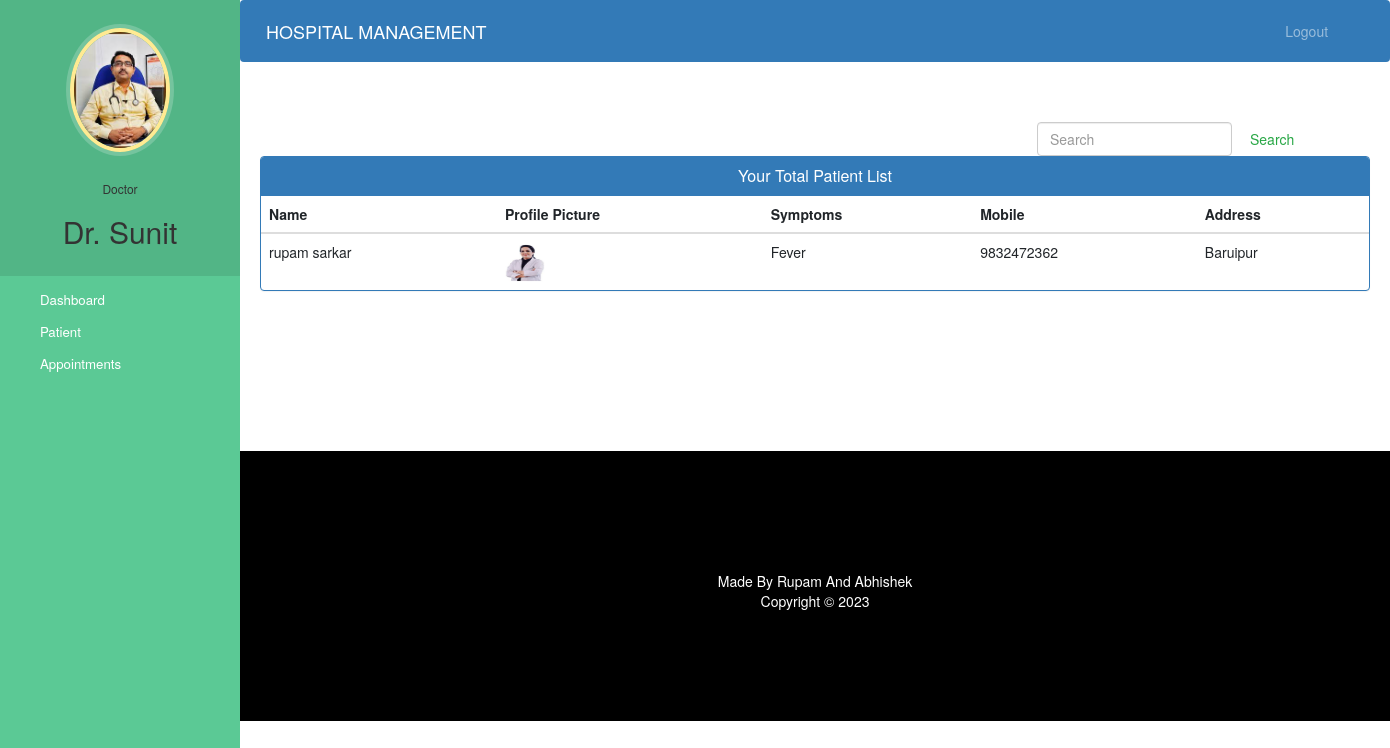
/doctor-view-patient (signed in), run on the app's committed database.
### hospital/models.py (models this page shows, shortened)
class Doctor(models.Model):
    user=models.OneToOneField(User,on_delete=models.CASCADE)
    profile_pic= models.ImageField(upload_to='profile_pic/DoctorProfilePic/',null=True,blank=True)
    address = models.CharField(max_length=40)
    mobile = models.CharField(max_length=20,null=True)
    department= models.CharField(max_length=50,choices=departments,default='Cardiologist')
    status=models.BooleanField(default=False)

class Patient(models.Model):
    user=models.OneToOneField(User,on_delete=models.CASCADE)
    profile_pic= models.ImageField(upload_to='profile_pic/PatientProfilePic/',null=True,blank=True)
    address = models.CharField(max_length=40)
    mobile = models.CharField(max_length=20,null=False)
    symptoms = models.CharField(max_length=100,null=False)
    assignedDoctorId = models.PositiveIntegerField(null=True)
    admitDate=models.DateField(auto_now=True)
    status=models.BooleanField(default=False)
    @property
    def get_name(self):
        return self.user.first_name+" "+self.user.last_name

### hospital/views.py (the view)
# urls.py: path('doctor-view-patient', views.doctor_view_patient_view,name='doctor-view-patient'),
@login_required(login_url='doctorlogin')
@user_passes_test(is_doctor)
def doctor_view_patient_view(request):
    patients=models.Patient.objects.all().filter(status=True,assignedDoctorId=request.user.id)
    doctor=models.Doctor.objects.get(user_id=request.user.id) #for profile picture of doctor in sidebar
    return render(request,'hospital/doctor_view_patient.html',{'patients':patients,'doctor':doctor})

### hospital/views.py (called while the page is built)
def is_doctor(user):
    return user.groups.filter(name='DOCTOR').exists()

### templates/hospital/doctor_view_patient.html (shortened to what this page needs)
{% extends 'hospital/doctor_base.html' %}
{% block content %}
{%load static%}
<head>
  <link href="//netdna.bootstrapcdn.com/bootstrap/3.0.0/css/bootstrap.min.css" rel="stylesheet" id="bootstrap-css">
</head>
<div class="container">
    <form  action="/search" method="get" style="margin-left:70%;" class="form-inline my-2 my-lg-0">
      <input class="form-control mr-sm-2" type="search" placeholder="Search" name="query" id="query" aria-label="Search">
      <button class="btn btn-outline-success my-2 my-sm-0" type="submit">Search</button>
    </form>
  {% if patients %}
  <div class="panel panel-primary">
    <div class="panel-heading">
      <h6 class="panel-title">Your Total Patient List</h6>
    </div>
    <table class="table table-hover" id="dev-table">
      <thead>
        <tr>
          <th>Name</th>
          <th>Profile Picture</th>
          <th>Symptoms</th>
          <th>Mobile</th>
          <th>Address</th>
        </tr>
      </thead>
      {% for p in patients %}
      <tr>
        <td> {{p.get_name}}</td>
        <td> <img src="{% static p.profile_pic.url %}" alt="Profile Pic" height="40px" width="40px" /></td>
        <td>{{p.symptoms}}</td>
        <td>{{p.mobile}}</td>
        <td>{{p.address}}</td>
      </tr>
      {% endfor %}
    </table>
  </div>
  {%else%}
  <br><br><br>
  <h4 style="text-align: center;color: red;">No Patient Found !!!</h4>
  {% endif %}
</div>
{% endblock content %}

### templates/hospital/doctor_base.html (shortened to what this page needs)
<!DOCTYPE html>
{% load static %}
<html lang="en">
<head>
  <link rel="stylesheet" href="https://stackpath.bootstrapcdn.com/bootstrap/4.3.1/css/bootstrap.min.css">
  <link rel="stylesheet" href="https://maxcdn.bootstrapcdn.com/font-awesome/4.7.0/css/font-awesome.min.css">
</head>
<body>
  <nav class="menu" tabindex="0">
    <header class="avatar">
      <img src="{% static doctor.profile_pic.url %}" alt="Profile Pic" />
      <br><br>
      <h6>Doctor</h6>
      <h2>{{request.user.first_name}}</h2>
    </header>
    <ul>
      <li tabindex="0" class="icon-dashboard"> <a style="color:white; text-decoration:none;" href="/doctor-dashboard"><span>Dashboard</span></a> </li>
      <li tabindex="0" class="icon-users"> <a style="color:white; text-decoration:none;" href="/doctor-patient"><span>Patient</span></a></li>
      <li tabindex="0" class="icon-calendar"> <a style="color:white; text-decoration:none;" href="/doctor-appointment"><span>Appointments</span></a></li>
    </ul>
  </nav>
  <main>
    <div class="bs-example">
      <nav class="navbar navbar-expand-md  navbar-dark fixed-top" style="background:#337AB7;">
        <a href="/doctor-dashboard" class="navbar-brand">HOSPITAL MANAGEMENT</a>
        <div class="collapse navbar-collapse justify-content-between" id="navbarCollapse">
          <div class="navbar-nav" style=" margin-left: 90%;">
            <a href="/logout" class="nav-item nav-link">Logout</a>
          </div>
        </div>
      </nav>
    </div>
    <br><br>
    {% block content %}
    {% endblock content %}
    <br><br><br><br><br><br><br>
    <footer>
      <br>
      <div class="container">
        <div class="row">
          <div class="col-md-12 col-sm-12">
            <div style="color:#ffffff;" class="wow fadeInUp footer-copyright">
              <p>Made By Rupam And Abhishek <br>
                Copyright &copy; 2023  </p>
            </div>
          </div>
        </div>
      </div>
    </footer>
  </main>
</body>
</html>

### templates/hospital/doctor_base.html (style rules this page uses)
a:link { text-decoration: none; }
a { color: white; }
footer { padding: 0px 0px 0px 0px; background-color: black; margin: 0px; }
p { text-align: center; }
body { padding-left: 240px; }
main { position: relative; height: 100vh; }
.menu { background: #5bc995; height: 100vh; width: 240px; position: fixed; top: 0px; left: 0; z-index: 5; outline: none; }
.menu .avatar { background: rgba(0, 0, 0, 0.1); padding: 2em 0.5em; text-align: center; }
.menu .avatar img { width: 100px; border-radius: 50%; overflow: hidden; border: 4px solid #ffea92; box-shadow: 0 0 0 4px rgba(255, 255, 255, 0.2); }
.menu .avatar h2 { font-weight: normal; margin-bottom: 0; }
.menu ul { list-style: none; padding: 0.5em 0; margin: 0; }
.menu ul li { padding: 0.5em 1em 0.5em 3em; font-size: 0.95em; font-weight: regular; background-repeat: no-repeat; background-position: left 15px center; background-size: auto 20px; transition: all 0.15s linear; cursor: pointer; }
.menu ul li.icon-dashboard { background-image: url("http://www.entypo.com/images//gauge.svg"); }
.menu ul li.icon-users { background-image: url("http://www.entypo.com/images//users.svg"); }
.menu ul li.icon-calendar { background-image: url("http://www.entypo.com/images//calendar.svg"); }

### templates/hospital/doctor_view_patient.html (style rules this page uses)
a:link { text-decoration: none; }
h6 { text-align: center; }
.row { margin: 100px; }

### data on the page
Doctor: profile_pic (picture)
Patient: get_name "rupam sarkar", profile_pic (picture), symptoms "Fever", mobile "9832472362", address "Baruipur"

### other printed values
{{ request.user.first_name }} "Dr. Sunit"
